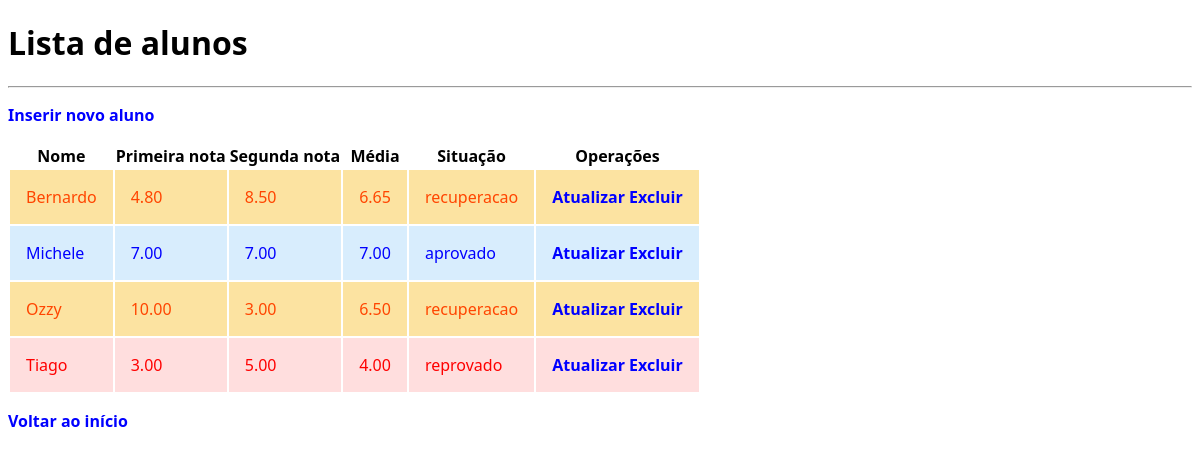
The page /visualizar.php on the database its author committed.
### tables this page shows
CREATE TABLE `alunos` (
  `id` smallint(6) NOT NULL,
  `nome` varchar(30) NOT NULL,
  `primeira` decimal(4,2) NOT NULL,
  `segunda` decimal(4,2) NOT NULL
);

### src/funcoes-alunos.php (called while the page is built, shortened)
<?php
function ler(PDO $conexao){
   $sql = "SELECT *, ROUND(((primeira + segunda) / 2),1) AS media FROM alunos ORDER BY nome";
    try {
        $consulta = $conexao->prepare($sql);
        $consulta->execute();
        $resultado = $consulta->fetchAll(PDO::FETCH_ASSOC);
    } catch(Exception $erro){
        die( "Erro: " .$erro->getMessage());
    }
    return $resultado;
}

### visualizar.php (the view, shortened to what this page needs)
<?php
require_once 'src/funcoes-alunos.php';
$alunos = ler($conexao);
?>
<!DOCTYPE html>
<html lang="pt-br">
<head>
<link href="css/style.css" rel="stylesheet">
</head>
<body>
<div class="container">
    <h1>Lista de alunos</h1>
    <hr>
    <p><a href="inserir.php">Inserir novo aluno</a></p>
    <table>
        <thead>
            <tr>
                <th>Nome</th>
                <th>Primeira nota</th>
                <th>Segunda nota</th>
                <th>Média</th>
                <th>Situação</th>
                <th>Operações</th>
            </tr>
        </thead>
        <tbody>
    <?php
    foreach($alunos as $aluno) {
        $media = ($aluno['primeira'] + $aluno['segunda']) / 2;
        if($media >= 7){
            $situacao = "aprovado";
        } elseif($media >= 5 && $media < 7){
            $situacao = "recuperacao";
        } else {
            $situacao = "reprovado";
        }
    ?>
            <tr class="<?=$situacao?>">
                <td><?=$aluno['nome']?></td>
                <td><?=$aluno['primeira']?></td>
                <td><?=$aluno['segunda']?></td>
                <td><?=number_format($media, 2)?></td>
                <td><?=$situacao?></td>
                <td>
                    <a href="atualizar.php?id=<?=$aluno['id']?>">Atualizar</a>
                    <a class="excluir" href="excluir.php?id=<?=$aluno['id']?>">Excluir</a>
                </td>
            </tr>
<?php } ?>
        </tbody>
    </table>
    <p><a href="index.php">Voltar ao início</a></p>
</div>
</body>
</html>

### css/style.css (style rules this page uses)
html { font-size: 16px; }
body { font-family: "Segoe UI", Arial, sans-serif; }
.container { max-width: 1200px; width: 100%; margin: auto; }
a { color: blue; text-decoration: none; font-size: 1rem; font-weight: bold; }
.aprovado { color: blue; background-color: rgb(216, 237, 253); }
.reprovado { color: red; background-color: rgb(255, 222, 222); }
.recuperacao { color: orangered; background-color: rgb(252, 227, 161); }
td { padding: 1rem; }

### rows shown on the page
alunos: nome "Bernardo", primeira "4.80", segunda "8.50", media "6.65", situacao "recuperacao"
alunos: nome "Michele", primeira "7.00", segunda "7.00", situacao "aprovado"
alunos: nome "Ozzy", primeira "10.00", segunda "3.00", media "6.50", situacao "recuperacao"
alunos: nome "Tiago", primeira "3.00", segunda "5.00", media "4.00", situacao "reprovado"
